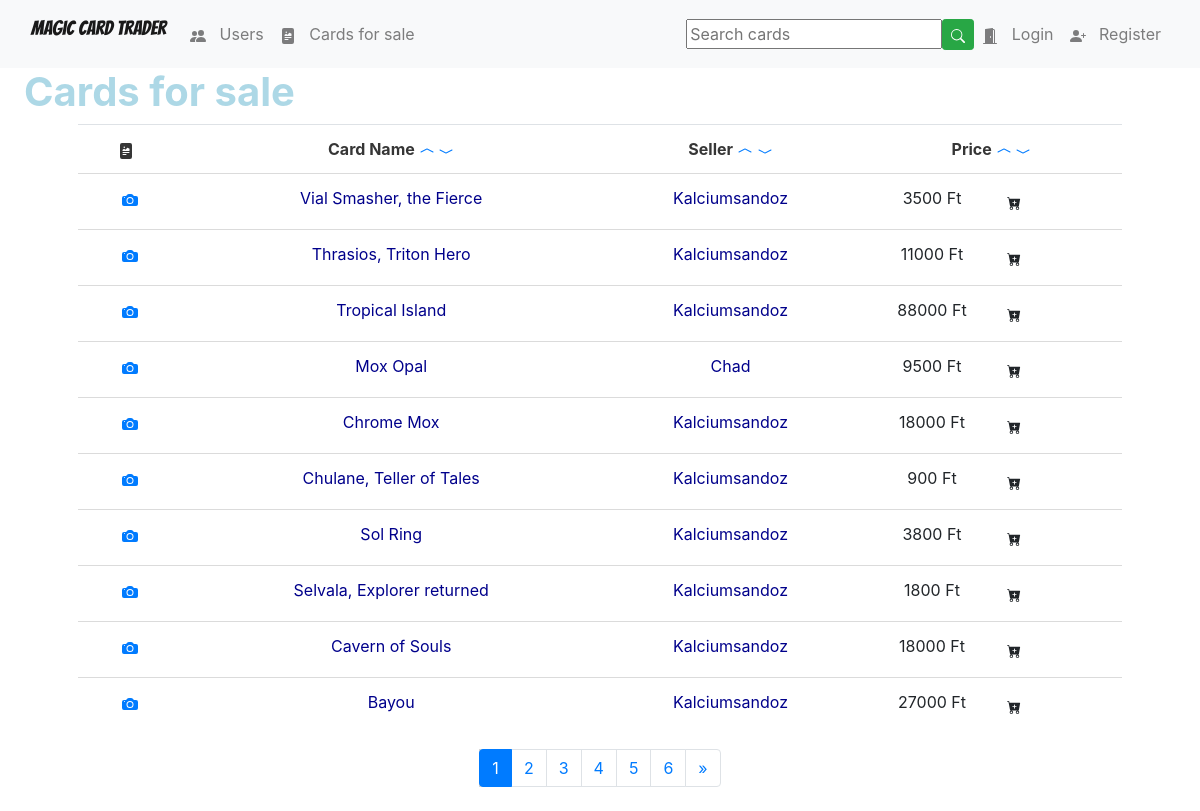
Page /cards/ on the earlier database version.
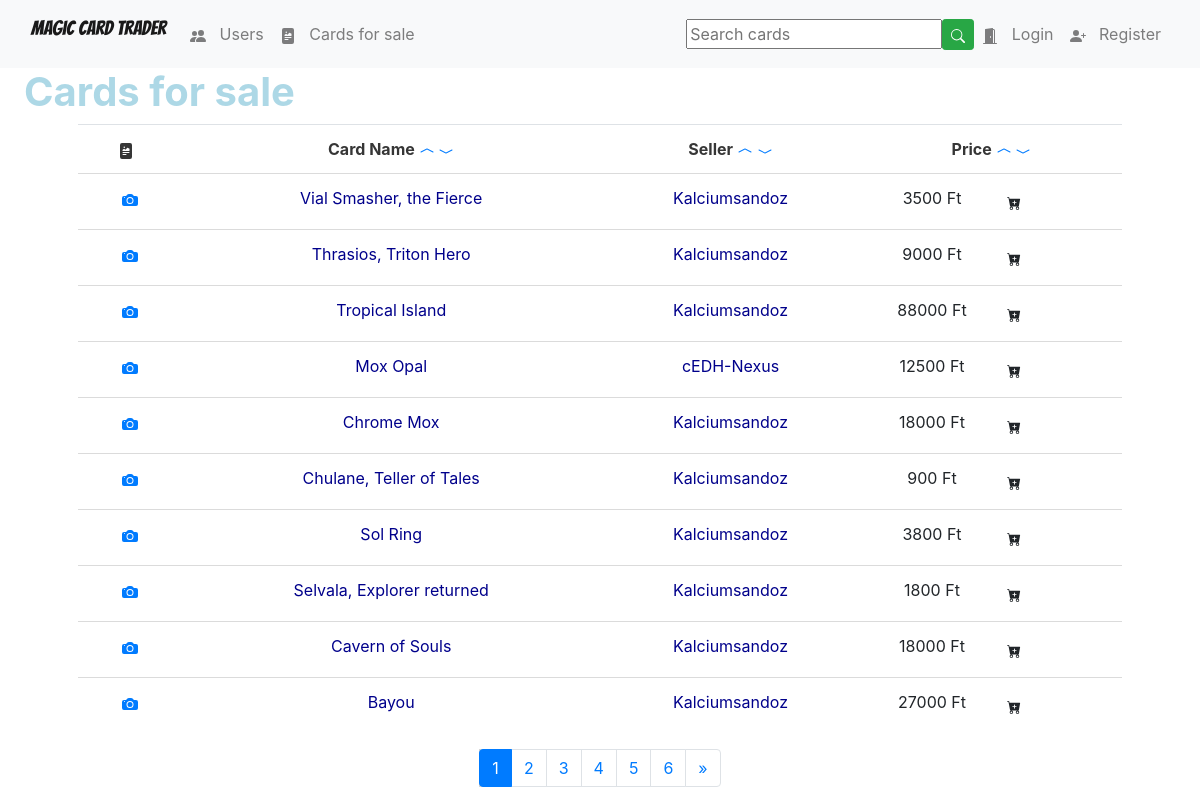
Same page on the later database version.
### Magic/models.py (models this page shows, shortened)
class Card(models.Model):
    name = models.CharField(max_length = 150)
    set_name = models.CharField(max_length = 150)
    price = models.IntegerField()
    user = models.ForeignKey(User, on_delete=models.CASCADE)
    is_foil = models.BooleanField(default=False)
    is_ordered = models.BooleanField(default=False)
    image_url = models.TextField()

### Magic/views.py (the view)
# urls.py: path('cards/', views.cards, name="cards"),
def cards(request):
    template = loader.get_template('magic/cards.html')
    if request.user.is_authenticated:
        all_cards = Card.objects.filter(is_ordered=False).exclude(user=request.user)
    else:
        all_cards = Card.objects.filter(is_ordered=False)
    order_by = request.GET.get('order_by')
    direction = request.GET.get('direction')
    if direction == 'desc':
        if order_by == 'price':
            all_cards = all_cards.order_by(order_by).reverse()
        else:
            all_cards = all_cards.order_by(Lower(order_by)).reverse()
    elif direction == 'asc':
        if order_by == 'price':
            all_cards = all_cards.order_by(order_by)
        else:
            all_cards = all_cards.order_by(Lower(order_by))
    card_filter = CardFilter(request.GET, queryset=all_cards)
    all_cards = card_filter.qs
    paginator = Paginator(all_cards, 10)
    page = request.GET.get('page', 1)
    try:
        cards = paginator.page(page)
    except PageNotAnInteger:
        cards = paginator.page(1)
    except EmptyPage:
        cards = paginator.page(paginator.num_pages)
    context = {
        'all_cards': all_cards,
        'cards': cards,
        'nbar':'cards',
        'order_by': order_by,
        'direction': direction,
        'card_filter': card_filter,
    }
    return HttpResponse(template.render(context, request))

### Magic/templates/magic/cards.html (shortened to what this page needs)
{% extends 'magic/base.html' %}
{% block body %}
    {% if all_cards %}
        <h1 class="basic-text cards-header ml-4">Cards for sale</h1>
        <div class="mr-6 ml-6" style="padding-right: 30px; padding-left: 30px;">
            <table class="table is-hoverable is-stripped center" style="max-width: 1500px; align-self: center; margin-left: auto; margin-right: auto;">
                <tr>
                    <th><span class="glyphicon glyphicon-king" aria-hidden="true">
                </span>&nbsp;
            </span></th>
                <th>Card Name
                    <a href="?order_by=name&direction=asc">
                        <span class="bi bi-chevron-up">
                            <svg width="1em" height="1em" viewBox="0 0 16 16" class="bi bi-chevron-compact-up" fill="currentColor" xmlns="http://www.w3.org/2000/svg">
                                <path fill-rule="evenodd" d="M7.776 5.553a.5.5 0 0 1 .448 0l6 3a.5.5 0 1 1-.448.894L8 6.56 2.224 9.447a.5.5 0 1 1-.448-.894l6-3z"/>
                            </svg>
                        </span>
                    </a>
                    <a href="?order_by=name&direction=desc">
                        <span class="glyphicon glyphicon-chevron-down">
                            <svg width="1em" height="1em" viewBox="0 0 16 16" class="bi bi-chevron-compact-down" fill="currentColor" xmlns="http://www.w3.org/2000/svg">
                                <path fill-rule="evenodd" d="M1.553 6.776a.5.5 0 0 1 .67-.223L8 9.44l5.776-2.888a.5.5 0 1 1 .448.894l-6 3a.5.5 0 0 1-.448 0l-6-3a.5.5 0 0 1-.223-.67z"/>
                            </svg>
                        </span>
                    </a>
                </th>
                <th>Seller
                    <a href="?order_by=user&direction=desc">
                        <span class="glyphicon glyphicon-chevron-up">
                            <svg width="1em" height="1em" viewBox="0 0 16 16" class="bi bi-chevron-compact-up" fill="currentColor" xmlns="http://www.w3.org/2000/svg">
                                <path fill-rule="evenodd" d="M7.776 5.553a.5.5 0 0 1 .448 0l6 3a.5.5 0 1 1-.448.894L8 6.56 2.224 9.447a.5.5 0 1 1-.448-.894l6-3z"/>
                            </svg>
                        </span>
                    </a>
                    <a href="?order_by=user&direction=asc">
                        <span class="glyphicon glyphicon-chevron-down">
                            <svg width="1em" height="1em" viewBox="0 0 16 16" class="bi bi-chevron-compact-down" fill="currentColor" xmlns="http://www.w3.org/2000/svg">
                                <path fill-rule="evenodd" d="M1.553 6.776a.5.5 0 0 1 .67-.223L8 9.44l5.776-2.888a.5.5 0 1 1 .448.894l-6 3a.5.5 0 0 1-.448 0l-6-3a.5.5 0 0 1-.223-.67z"/>
                            </svg>
                        </span>
                    </a>
                </th>
                <th>Price
                    <a href="?order_by=price&direction=asc">
                        <span class="glyphicon glyphicon-chevron-up">
                            <svg width="1em" height="1em" viewBox="0 0 16 16" class="bi bi-chevron-compact-up" fill="currentColor" xmlns="http://www.w3.org/2000/svg">
                                <path fill-rule="evenodd" d="M7.776 5.553a.5.5 0 0 1 .448 0l6 3a.5.5 0 1 1-.448.894L8 6.56 2.224 9.447a.5.5 0 1 1-.448-.894l6-3z"/>
                            </svg>
                        </span>
                    </a>
                    <a href="?order_by=price&direction=desc">
                        <span class="glyphicon glyphicon-chevron-down">
                            <svg width="1em" height="1em" viewBox="0 0 16 16" class="bi bi-chevron-compact-down" fill="currentColor" xmlns="http://www.w3.org/2000/svg">
                                <path fill-rule="evenodd" d="M1.553 6.776a.5.5 0 0 1 .67-.223L8 9.44l5.776-2.888a.5.5 0 1 1 .448.894l-6 3a.5.5 0 0 1-.448 0l-6-3a.5.5 0 0 1-.223-.67z"/>
                            </svg>
                        </span>
                    </a>
                </th>
            </tr>
            {% for card in cards %}
            <tr>
                <td class="img-td">
                        <a href="#"
                        onmouseover="document.getElementById('place-holder-{{ forloop.counter }}').src='{{ card.image_url }}';"
                        onmouseout="document.getElementById('place-holder-{{ forloop.counter }}').src='';">
                        <span class="glyphicon glyphicon-camera">
                            </span>
                        </a>
                    </td>
                    <td>
                        <a class="card-td-link" href="{% url 'Magic:card_detail' card.id %}">{{card.name}}</a>
                    </td>
                    <td class="seller-td">
                        <a class="user-td-link" href="{% url 'Magic:user_detail' card.user.id %}">{{card.user}}</a>
                    </td>
                    <td class="price-td">
                        {{card.price}} Ft
                        <a href="{% url 'Magic:add_to_cart' card.id %}" >
                            <button type="submit" class="btn btn-default btn-sm btn-cart">
                                <span class="glyphicon glyphicon-shopping-cart mr-6">
                                </span>
                            </button>
                        </a>
                    </td>
                </tr>
                {% endfor %}
            </table>
        </div>
            <nav aria-label="Page navigation" class="mb-4">
                {% if cards.has_other_pages %}
                <ul class="pagination justify-content-center">
                    {% for i in cards.paginator.page_range %}
                    {% if cards.number == i %}
                    <li class="page-item active" aria-current="page"><span class="page-link">{{ i }} <span class="sr-only">(current)</span></span></li>
                    {% else %}
                    <li class="page-item"><a href="?page={{ i }}&order_by={{ order_by }}&direction={{ direction }}" class="page-link">{{ i }}</a></li>
                        {% endif %}
                    {% endfor %}
                    {% if cards.has_next %}
                        <li class="page-item"><a href="?page={{ cards.next_page_number }}&order_by={{ order_by }}&direction={{ direction }}" class="page-link">&raquo;</a></li>
                    {% endif %}
                </ul>
            {% endif %}
        </nav>
            {% else %}
            <h3 class="basic-text">No cards available for sale</h3>
    {% endif %}
{% endblock %}

Differences in the rows shown:
changed Card "Thrasios, Triton Hero": price "11000" → "9000"
changed Card "Mox Opal": user "Chad" → "cEDH-Nexus"; price "9500" → "12500"
